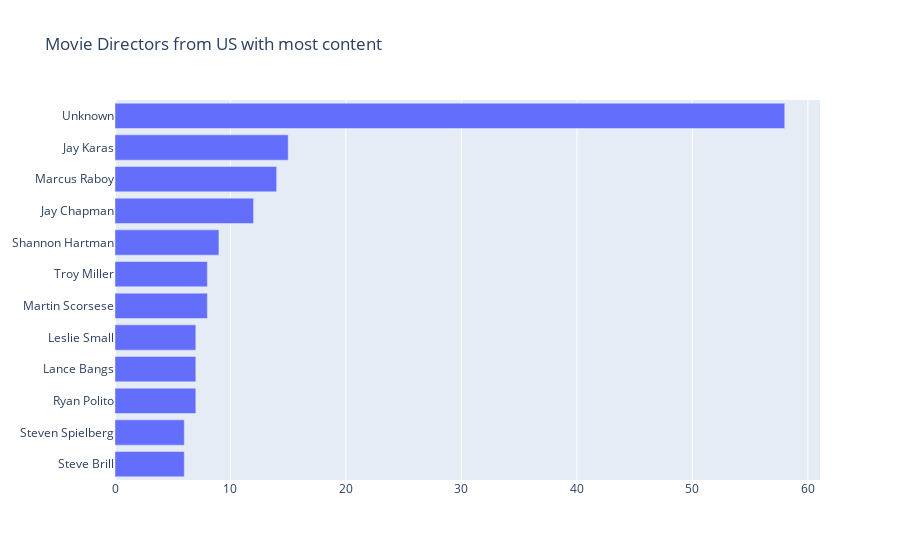

Here is the notebook cell this chart was saved with:
### Code cell
small = df[df["type"] == "Movie"]
small = small[small["country"] == "United States"]

col = "director"
categories = ", ".join(small[col].fillna("")).split(", ")
counter_list = Counter(categories).most_common(12)
counter_list = [_ for _ in counter_list if _[0] != ""]
labels = [_[0] for _ in counter_list][::-1]
values = [_[1] for _ in counter_list][::-1]
trace1 = go.Bar(y=labels, x=values, orientation="h", name="TV Shows")

data = [trace1]
layout = go.Layout(title="Movie Directors from US with most content", legend=dict(x=0.1, y=1.1, orientation="h"))
movie_director = go.Figure(data, layout=layout)
movie_director.show()

### Figure 1 — Plotly figure (JSON) as saved in the notebook; plotly's stock layout.template omitted (floating-point values rounded to 4 significant figures)
{"data": [{"name": "TV Shows", "orientation": "h", "type": "bar", "x": [6, 6, 7, 7, 7, 8, 8, 9, 12, 14, 15, 58], "y": ["Steve Brill", "Steven Spielberg", "Ryan Polito", "Lance Bangs", "Leslie Small", "Martin Scorsese", "Troy Miller", "Shannon Hartman", "Jay Chapman", "Marcus Raboy", "Jay Karas", "Unknown"]}], "layout": {"legend": {"orientation": "h", "x": 0.1, "y": 1.1}, "title": {"text": "Movie Directors from US with most content"}}}
